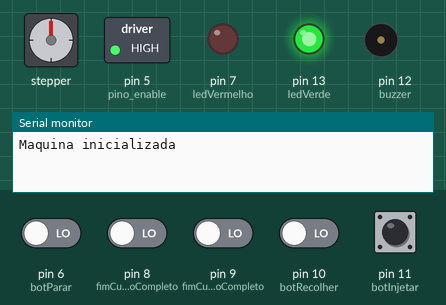
A sketch run on a simulated Arduino Uno, built with avr-gcc and run on an emulated ATmega328P. Shown: stepper motor, switched loads named in the sketch (green lamp = pin HIGH), output pins drawn as LEDs (lit = HIGH), buzzer (waves = sounding), the last lines printed to the serial monitor. The inputs (shaded band) are chosen by the test bench; at power-on: pin 6 (botParar), pin 8 (fimCursoRecolhimentoCompleto), pin 9 (fimCursoInjecaoCompleto), pin 10 (botRecolher), pin 11 (botInjetar) LOW. Stepper angles assume 200 steps per turn.

Above: at 1.2 s.
1.3 s: pin 6 (botParar) driven HIGH and pin 10 (botRecolher) driven HIGH
4.3 s: pin 8 (fimCursoRecolhimentoCompleto) driven HIGH
At 8.5 s:
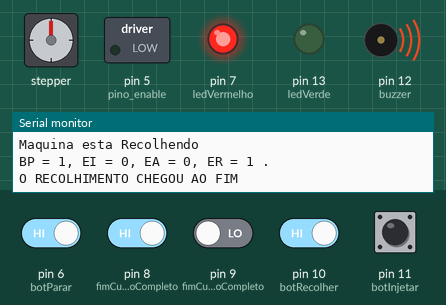
At 9.1 s:
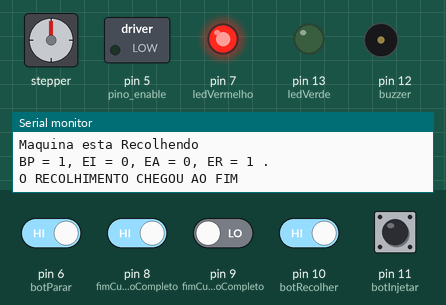
Timing chart, 0 to 15.0 s (numbered marks = the images above; inputs shaded):
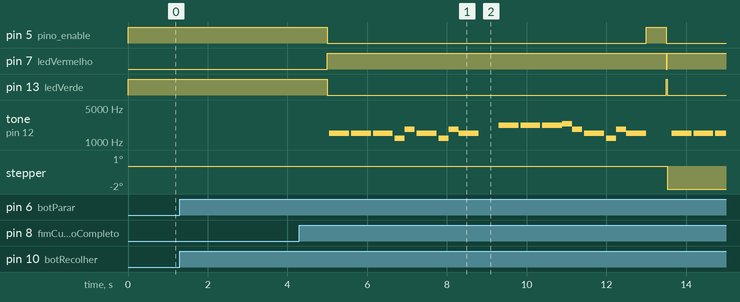

The sketch:

maquinaInjetora.ino
```cpp
//  MAQUINA INJETORA DE DIETA VIA SERINGA 60ML


// A IMPLEMENTAR
// 01- detectar torque do motor de giro para possivel entupimento do sistema E PAUSAR A MAQUINA
//usando sensor de peso no mecanismo que empuraa o embolo,
// 02- colocar Led unico RGB,
// 03- Display LCD,
// 04 -mudar musica, colocar uma melodia para cada estado
// 05- refatorar codigo em função das portas analógicas,
// 06- redefinir estrutura
// 07- imlpementar luz led inicialização sweep cores


// VERSAO 1.0.0

//IMPORTANDO BIBLIOTECA MOTOR PASSO
#include <AccelStepper.h>

//DECLARANDO OS COMPONENTES DA MAQUINA INJETORA
int ledVerde                     = 13;
int buzzer                       = 12;
int botInjetar                   = 11;
int botRecolher                  = 10;
int fimCursoInjecaoCompleto      =  9;
int fimCursoRecolhimentoCompleto =  8;
int ledVermelho                  =  7;
int botParar                     =  6;

// Definicao pino ENABLE MOTOR PASSO
int pino_enable = 5;

// PINOS STEP e DIR MOTOR PASSO
AccelStepper motorPasso(1,4,3 );

//DEFINE QUANTIDADE GIROS DO MOTOR,
//COMO HÁ UM FIM DE CURSO IMPLEMENTOU_SE UM NUMERO MUITO GRANDE DE VOLTAS
long passo = 1000000;

//VARIAVEIS QUE VAO DETECTAR O ESTADO DE CADA BOTAO
int estadoBotaoInje =        0;
int estadoBotaoRecolhe =     0;
int estadoBotaoParar =       0;

//VARIAVEIS QUE VAO DETECTAR O ESTADO DE CADA FIM DE CURSO
int estadoFimInjCompleto =   0;
int estadoFimRecolhimento =  0;

//VARIAVEIS QUE DETECTAM ESTADOS DE FUNCIONAMENTO
int estaInjetando  = 0;
int estaAguardando = 1;
int estaRecolhendo = 0;

//DETECTA TEMPO EM QUE BOTAO FOI PRESSIONADO
unsigned long changeTime;

//SETUP DOS COMPONENTES
void setup() {

pinMode(botInjetar,INPUT);
pinMode(botRecolher,INPUT);
pinMode(botParar, INPUT);
pinMode(fimCursoInjecaoCompleto, INPUT);
pinMode(fimCursoRecolhimentoCompleto,INPUT);
pinMode(ledVerde,OUTPUT);
pinMode(ledVermelho, OUTPUT);
pinMode(buzzer,OUTPUT);
pinMode(pino_enable, OUTPUT);

// CONFIGURTACOES INICIAIS MOTOR PASSO - INICIAR PARADO
motorPasso.move(0);
digitalWrite(pino_enable, HIGH);

apagarLedVermelho();
acenderLedVerde();

//INICIA COMUNICACAO SERIAL
Serial.begin(9600);
Serial.print("Maquina inicializada");
}


void loop() {

//LER ESTADO DOS COMPONENTES
estadoBotaoInje         = digitalRead(botInjetar);
estadoBotaoRecolhe      = digitalRead(botRecolher);
estadoBotaoParar        = digitalRead(botParar);
estadoFimInjCompleto    = digitalRead(fimCursoInjecaoCompleto);
estadoFimRecolhimento   = digitalRead(fimCursoRecolhimentoCompleto);


  //CASO BOTAO VERDE INICIAR APERTADO
  if (estadoBotaoInje == HIGH && (millis() - changeTime)> 5000){
       if(estaInjetando == 0 && estaAguardando ==1 && estaRecolhendo== 0){
          iniciarInjecao();
       }
    }
  //CASO FIM DE CURSO INJECAO COMPLETA
   if (estadoFimInjCompleto == HIGH && (millis() - changeTime)> 5000){
       if(estaInjetando == 1 && estaAguardando ==0 && estaRecolhendo== 0){
          pararMotorPassoInjecao();
       }
    }
 //CASO BOTAO AZUL RECOLHER APERTADO
   if (estadoBotaoRecolhe == HIGH && (millis() - changeTime)> 5000){
      if(estaInjetando == 0 && estaAguardando ==1 && estaRecolhendo== 0){
          recolherCursor();
        }
    }
 //CASO FIM DE CURSO RECOLHIMENTO COMPLETO
    if (estadoFimRecolhimento == HIGH && (millis() - changeTime)> 5000){
       if(estaInjetando == 0 && estaAguardando ==0 && estaRecolhendo== 1){
          pararMotorPassoRecolhimento();
       }
    }
 //CASO BOTAO VERMELHO PARAR APERTADO
    if (estadoBotaoParar == HIGH && (millis() - changeTime)> 5000){
        if(estaInjetando == 1 && estaAguardando ==0 && estaRecolhendo== 0){
             pararMaquina();
        }
    }

     motorPasso.run();

}


//F U N C O E S  D A   M A Q U I N A I  N J E T O R A

void acenderLedVerde(){
  digitalWrite(ledVerde, HIGH);
}
void apagarLedVerde(){
  digitalWrite(ledVerde,LOW);
}
void acenderLedVermelho(){
    digitalWrite(ledVermelho, HIGH);
}
void apagarLedVermelho(){
  digitalWrite(ledVermelho, LOW);
}


//INICIA A INJECAO
void iniciarInjecao(){
  estaInjetando  = 1;
  estaAguardando = 0;
  estaRecolhendo = 0;
  Serial.println("INICIANDO INJECAO");
  apagarLedVerde();
  acenderLedVermelho();
  motorPasso.setMaxSpeed(150);
  motorPasso.setSpeed(150);
  motorPasso.setAcceleration(150);//Novo
  digitalWrite(pino_enable, LOW);
  motorPasso.move(-passo);
  verificarStatus();
}

//INICIA O RECOLHIMENTO DO TRIlHO
void recolherCursor(){
  estaInjetando  = 0;
  estaAguardando = 0;
  estaRecolhendo = 1;
  acenderLedVermelho();
  apagarLedVerde();
  Serial.println("RECOLHENDO CURSOR");
  digitalWrite(pino_enable, LOW);
  motorPasso.setMaxSpeed(2000);
  motorPasso.setSpeed(2000);
  motorPasso.setAcceleration(2000);//Novo
  motorPasso.move(passo);
  verificarStatus();
}

//PARA INJECAO E EMITE ALERTA SONORO
void pararMotorPassoInjecao(){
  Serial.println("A INJECAO ACABOU");
  estaInjetando  = 0;
  estaAguardando = 1;
  estaRecolhendo = 0;
  motorPasso.move(0);
  digitalWrite(pino_enable, HIGH);
  tocarBuz();
  acenderLedVerde();
  apagarLedVermelho();
  verificarStatus();
}

//PARA MAQUINA
void pararMaquina(){
  Serial.println(" MAQUINA PAUSADA");
  estaInjetando  = 0;
  estaAguardando = 1;
  estaRecolhendo = 0;
  motorPasso.move(0);
  digitalWrite(pino_enable, HIGH);
  acenderLedVermelho();
  apagarLedVerde();
  verificarStatus();
}

// QUANDO ATINGE O FDC - PARA RECOLHIMENTO E EMITE ALERTA SONORO
void pararMotorPassoRecolhimento(){
  Serial.println("O RECOLHIMENTO CHEGOU AO FIM");
  tocarBuz();
  motorPasso.move(0);
  digitalWrite(pino_enable, HIGH);
  acenderLedVermelho();
  apagarLedVerde();
  delay(500);
  voltarUmPoquinho();
}

//FUNCAO QUE RECOLHE EMBOLO PARA NAO COLIDIR COM MOLA DO FIM DE CURSO
void voltarUmPoquinho(){
  Serial.println("INICIANDO RETORNO POSICAO ZERO");
  digitalWrite(pino_enable, LOW);
  motorPasso.move(-1000);
  estaInjetando  = 0;
  estaAguardando = 1;
  estaRecolhendo = 0;
  apagarLedVermelho();
  acenderLedVerde();
  verificarStatus();
}

//VERIFICA STATUS CORRENTE DA MAQUINA - IMPRESSAO NA SERIAL PARA MONITORAMENTO DO FUNCIONAMENTO
//PODE SER SUPRIMIDA CASO DESEJADO
void verificarStatus(){
     if(estaRecolhendo == 1){
    Serial.println("Maquina esta Recolhendo");
    String message = (String) "BP = " + estadoBotaoParar +  ", EI = " + estaInjetando + ", EA = " + estaAguardando + ", ER = " + estaRecolhendo + " .";
    Serial.println(message );
     }
   if(estaInjetando == 1){
    Serial.println("Maquina esta Injetando");
    String message = (String) "BP = " + estadoBotaoParar +  ", EI = " + estaInjetando + ", EA = " + estaAguardando + ", ER = " + estaRecolhendo + " .";
    Serial.println(message );
   }
   if(estaAguardando == 1){
    Serial.println("Maquina esta Aguardando");
    String message = (String) "BP = " + estadoBotaoParar +  ", EI = " + estaInjetando + ", EA = " + estaAguardando + ", ER = " + estaRecolhendo + " .";
    Serial.println(message );
   }
}
// A L E R T A   S O N O R O
// THE IMPERIAL MARCH - John Williams
void tocarBuz(){
  tone(buzzer,1500);
  delay(500);
  noTone(buzzer);
  delay(50);
  tone(buzzer,1500);
  delay(500);
  noTone(buzzer);
  delay(50);
  tone(buzzer,1500);
  delay(500);
  noTone(buzzer);
  delay(50);
  tone(buzzer,1200);
  delay(250);
  tone(buzzer,1850);
  delay(250);
  noTone(buzzer);
  delay(50);
  tone(buzzer,1500);
  delay(500);
  noTone(buzzer);
  delay(50);
  tone(buzzer,1200);
  delay(250);
  tone(buzzer,1850);
  delay(250);
  tone(buzzer,1500);
  delay(500);
  noTone(buzzer);
  delay(500);
  ///////////////////
  tone(buzzer,2220);
  delay(500);
  noTone(buzzer);
  delay(50);
  tone(buzzer,2220);
  delay(500);
  noTone(buzzer);
  delay(50);
  tone(buzzer,2220);
  delay(500);
  tone(buzzer,2369);
  delay(250);
  tone(buzzer,1850);
  delay(250);
  noTone(buzzer);
  delay(50);
  tone(buzzer,1500);
  delay(500);
  noTone(buzzer);
  delay(50);
  tone(buzzer,1200);
  delay(250);
  tone(buzzer,1850);
  delay(250);
  tone(buzzer,1500);
  delay(500);
  noTone(buzzer);
}
//    T A B E L A   V E R D A D E   d o  S T A T U S da maquina
//
//  LEGENDA : Esta Injetando = EI  Esta Aguardando = EA   Esta Recolhendo = ER
//
// _______________________________  EI  | EA  | ER
// (00) ESTADO INICIAL DA MAQUINA |  0  |  1  |  0  |
//__________________________________________________|
// (01) INICIAR INJECAO           |  1  |  0  |  0  |
//__________________________________________________|
// (02) FIM CURSO ACABOU INJECAO  |  0  |  1  |  0  |
//__________________________________________________|
// (03) RECOLHER CURSOR           |  0  |  0  |  1  |
//__________________________________________________|
// (04) FIM CURSO RECOLHIMENTO    |  0  |  1  |  0  |
//__________________________________________________|
// (05) PARAR MAQUINA            |  0  |  1  |  0  |
//__________________________________________________|
```

Measured:
- after the input at 1.3 s, every drawn part: stays the same
- after the input at 4.3 s, tone on pin 12 (buzzer): plays 1500 Hz for 0.50 s, 1500 Hz for 0.50 s, 1500 Hz for 0.50 s, 1200 Hz for 0.25 s, 1850 Hz for 0.25 s, 1500 Hz for 0.50 s … (21 notes in this stretch), starting after 0.75 s
